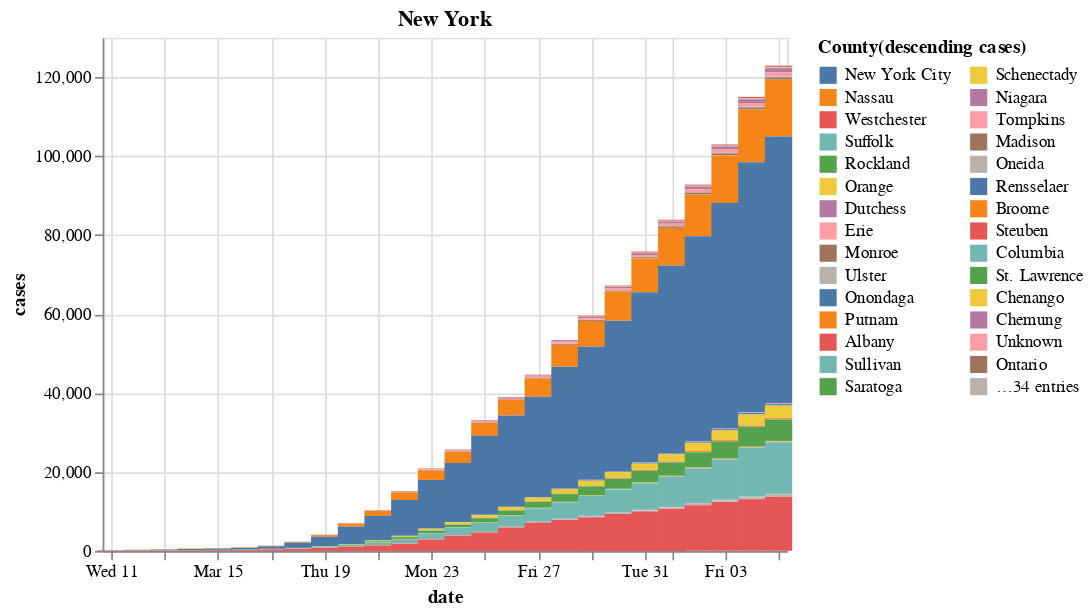

Write notebook code for a chart like this one.
### Code cell
this_state = "New York"
df_nyt |> @filter(_.state == this_state && _.date > Date(2020, 3, 10)) |>
@vlplot(
    {:bar, width=16},
    width = 400, 
    x=:date,
    y=:cases,
    title = this_state,
    color = {
        :county, 
        legend={columns=2}, 
        sort={op=:max, field=:cases, order=:descending},
        title="County(descending cases)"
    }
)

### Figure 1 — Vega-Lite specification as saved in the notebook (floating-point values rounded to 4 significant figures; data arrays with more than 128 entries replaced by an {"elided": "..."} marker saying what was removed)
{"data": {"values": {"elided": "1107 records"}}, "encoding": {"color": {"field": "county", "legend": {"columns": 2}, "sort": {"field": "cases", "op": "max", "order": "descending"}, "title": "County(descending cases)", "type": "nominal"}, "x": {"field": "date", "type": "temporal"}, "y": {"field": "cases", "type": "quantitative"}}, "mark": {"type": "bar", "width": 16}, "title": "New York", "width": 400}
